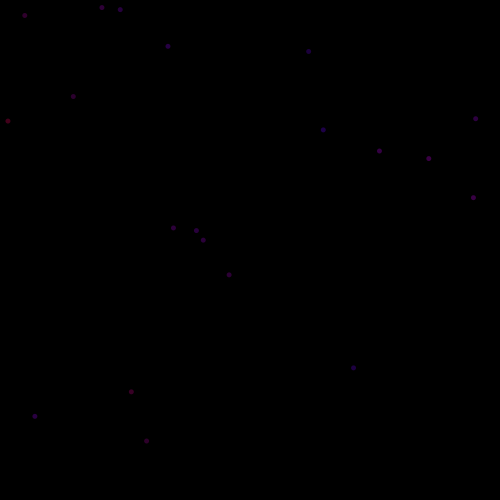
Frame 1 (no input)
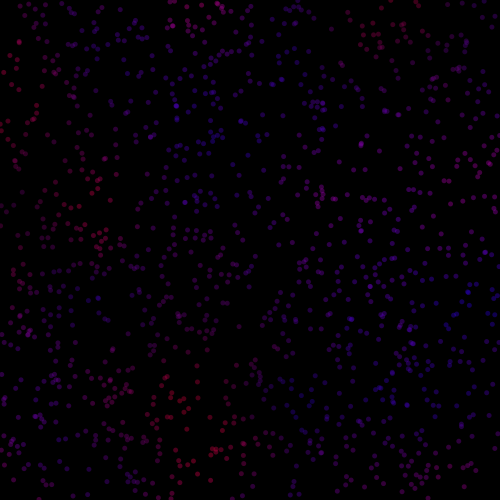
Frame 60 (the mouse pressed at the canvas centre just before this capture)
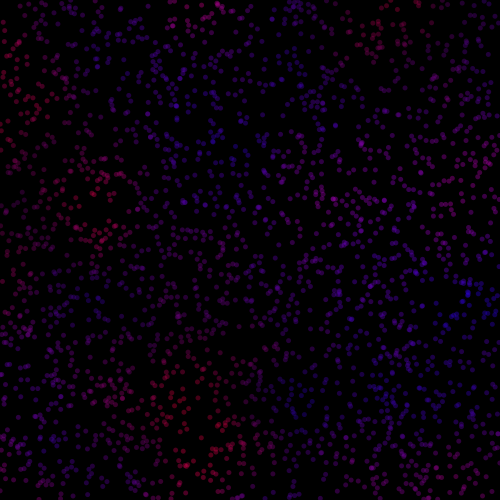
Frame 120 (the mouse held since frame 60 and released just before this capture)

The Processing sketch that drew these frames (run headless with seeded random() and noise(); from frame 60 on, the mouse is pressed at the canvas centre):

// Processing sketch: processing_32667
// ── processing_32667.pde

void setup()
{
  size(500,500); 
  background(0); 
  smooth();  
  noStroke();
}
  
int z = 0;
int j = 500;
int k = 5;
int x = 0;
int y = 500;
  
void draw()
{
      
if(z>250){z=0;}
if(j<250){j=500;}




for(int i = 0; i < 20; i++){
  float x = random(0,500);
float y = random(0,500);
fill(noise(x/100.0,y/100.0)*255,0,255-noise(x/200.0,y/200.0)*255,100);  

  ellipse(x,y,k,k); //top right corner
  
  x = x+20;        
  y = y-20;
  
  if(x>500){x=0;}
  if(y<0){y=500;}

}


} 
    
